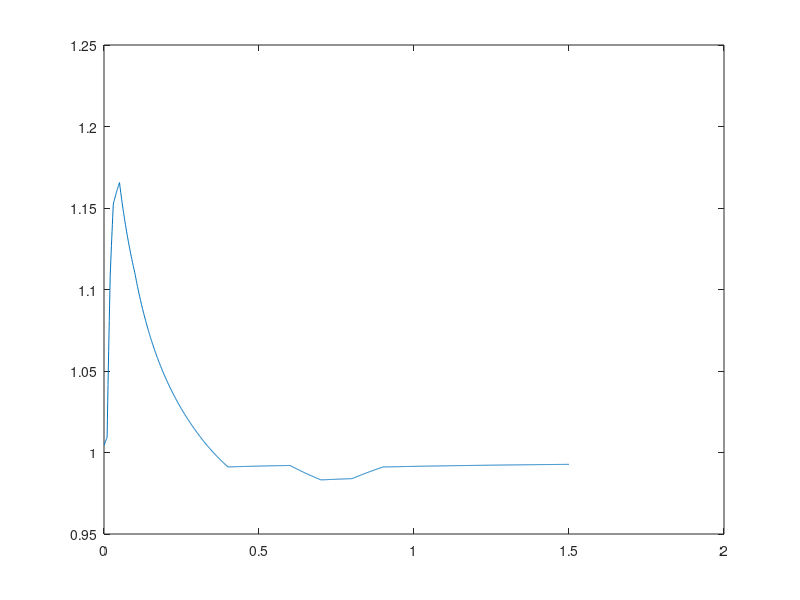

Recreate this plot in MATLAB.
clear all
close all

lambdaA = [0.8 0.7 0.4 0.3 0.1 0.01 0.01 0.01];

lambdaB = [0.9 0.6 0.3 0.1 0.05 0.03 0.02 0.01];

h1 = 0:0.001:1.5;

d_up = 0;
d_down = 0;

for i=1:length(lambdaA)
    d_up = d_up + sqrt(log10(lambdaA(i) ./ h1).^2);
    
    d_down = d_down + sqrt(log10(lambdaB(i) ./ h1).^2);
end

plot(h1, sqrt(d_up./d_down));